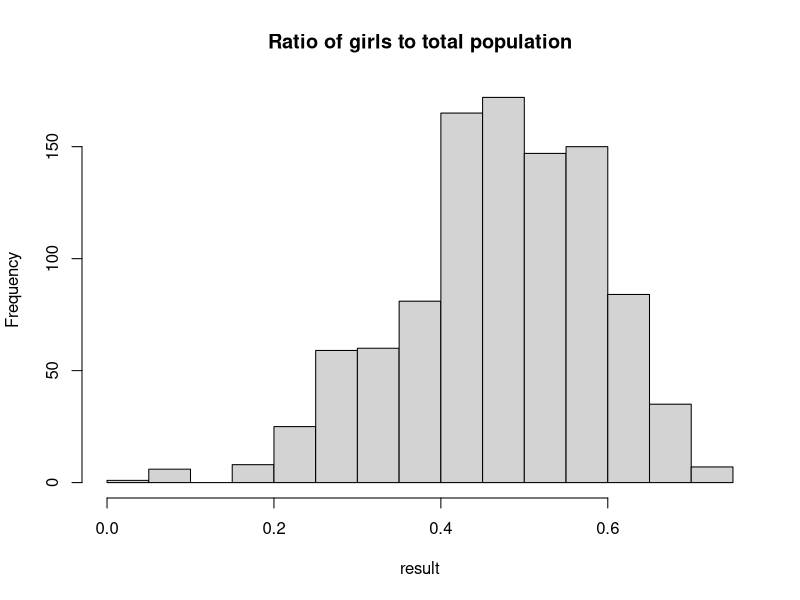

Generate this figure with R:
gender <- function(){
  ratio<-sample(0:1,2,replace = F)
  return(ratio[1])
} 
gender()
familyratio <- function(family){
  child=c(0,0)
  for (x in 1:family) {
    while (gender()==1) {
      child[1]=child[1]+1 #additional girl
    }
    child[2]=child[2]+1 #stops with 1 boy
  }
   return(child[1]/sum(child))
}

trials=1000
result=NULL
for (x in 1:trials) {
  result=c(familyratio(10),result)
}

hist(result,main = paste("Ratio of girls to total population"))
mean(result)
